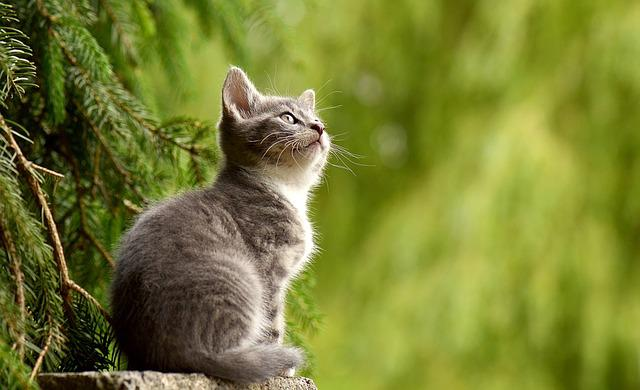
#> input picture pythonImageWorkspace/OpenCV/img.jpg, 640 x 390 px
$ jupyter execute '05. 파일 저장.ipynb'
#> lines starting #> are read from the running program, lines starting #| are printed output that depends on the picture
## 5. 파일 저장

### 이미지 저장

[cell 1]
import cv2
img = cv2.imread('img.jpg', cv2.IMREAD_GRAYSCALE) # 흑백으로 이미지 불러오기
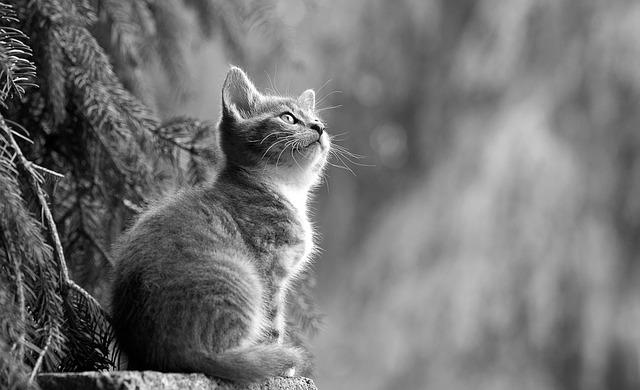
#> img: shape (390, 640); min 0, max 255, mean 115.4
cv2.imshow('img',img)
cv2.waitKey(0)
cv2.destroyAllWindows()
cv2.waitKey(1)

result = cv2.imwrite('img_save.jpg',img)
print(result)
#| True

## 저장 포맷 (jpg, png)

[cell 2]
import cv2
img = cv2.imread('img.jpg', cv2.IMREAD_GRAYSCALE) # 흑백으로 이미지 불러오기

cv2.imwrite('img_save.jpg',img) # PNG 형태로 저장
#> Out = True

## 동영상 저장

[cell 3]
import cv2
cap = cv2.VideoCapture('video.mp4')

# 코덱 정의
fourcc = cv2.VideoWriter_fourcc(*'DIVX')

width = round(cap.get(cv2.CAP_PROP_FRAME_WIDTH))
height = round(cap.get(cv2.CAP_PROP_FRAME_HEIGHT))
fps = cap.get(cv2.CAP_PROP_FPS) # 만약 *2를 할 시 영상 속도 2배
out = cv2.VideoWriter('output.avi',fourcc, fps, (width,height))
# 저장 파일명, 코덱, FPS, 크기(width, height)


while cap.isOpened():
    ret, frame = cap.read()
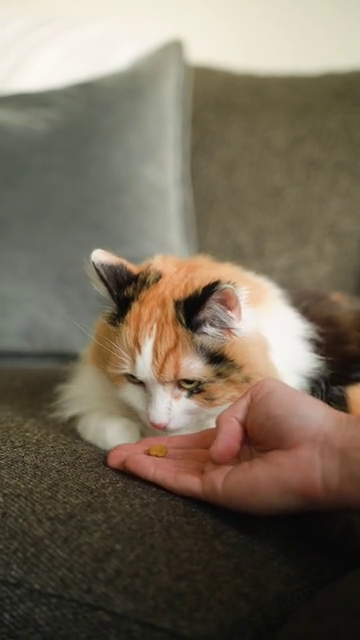
#> input picture frame 48 of pythonImageWorkspace/OpenCV/video.mp4, 360 x 640 px
#> frame is the input picture: shape (640, 360, 3); mean B, G, R 89.9, 106.5, 117.6

    if not ret:
        break

    out.write(frame) # 영상 데이터만 저장 (소리 x)
    cv2.imshow('video',frame)
    if cv2.waitKey(1) == ord('q'):
#> (key q is pressed here)
        break

out.release() # 자원 해제
cap.release()
cv2.destroyAllWindows()
cv2.waitKey(1)
